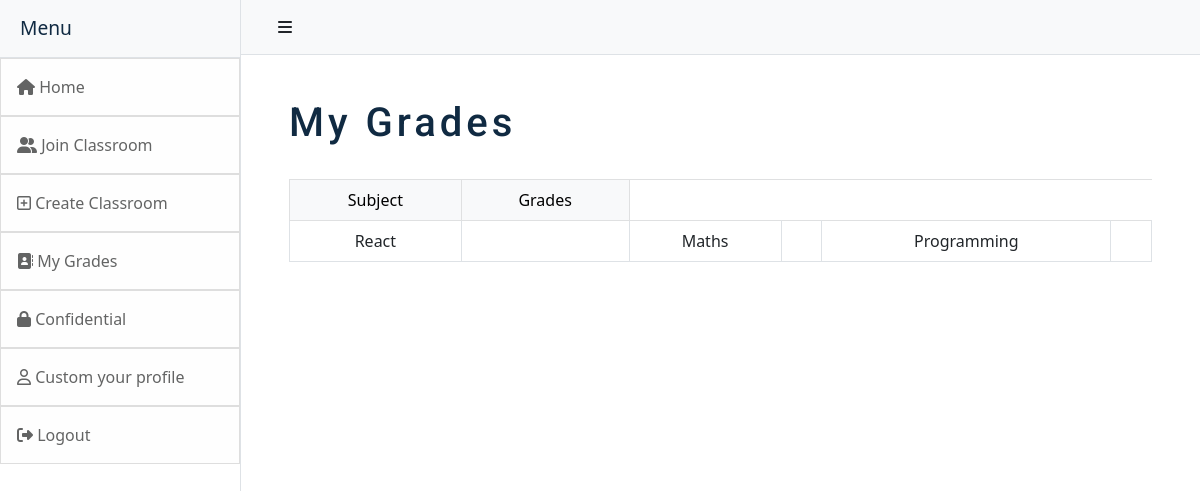
/my_grades/ (signed in), run on an earlier commit of the app's database.
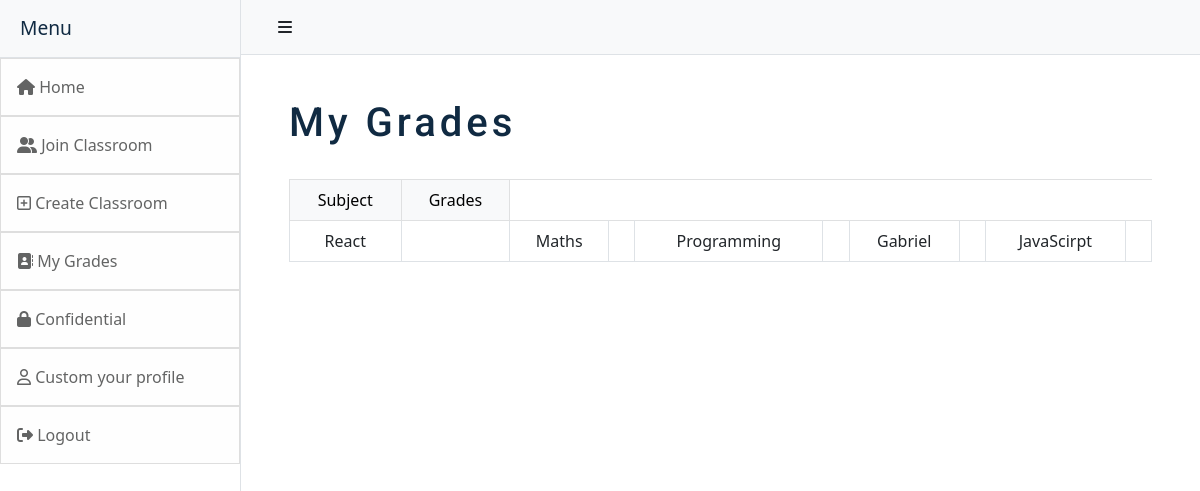
And on a later commit of the database.
### classroom/models.py (models this page shows)
class Joined(models.Model):
    user = models.ForeignKey(User, null=True, blank=True,on_delete=models.CASCADE,)
    classroom_code = models.CharField(max_length=200)
    classroom_name = models.CharField(max_length=200)
    classroom_color = models.CharField(max_length=200,null=True, blank=True)

### classroom/views.py (the view)
# urls.py: path('my_grades/',views.my_grades,name='my_grades')
def my_grades(request):
    my_classes = Joined.objects.filter(user = request.user)
    for i in my_classes:
        code = i.classroom_code
    marks = Mark.objects.filter(user=request.user)
    print(marks)
    return render(request,"my_marks.html",{'my_classes':my_classes,'marks':marks})

### classroom/templates/my_marks.html (shortened to what this page needs)
<!DOCTYPE html>
{% extends 'base.html' %}
{% block content %}
<html>
    <head>
        {% load static %}
        <link rel="stylesheet" type="text/css" href="{% static 'css/index.css' %}">
    </head>
    <body>
        <br><br>
        <div class='container'>
            <h2>My Grades</h2>
        </div><br>
        <div class="container">
            <form "method=POST" enctype='multipart/form-data'>
                <table class="table table-bordered">
                    <thead class="table-light">
                        <td><center>Subject</center></td>
                        <td><center>Grades</center></td>
                    </thead>
                    {% for j in my_classes %}
                        <td><center>{{j.classroom_name}}</center></td>
                        {% if j.user %}
                            <td>
                                <center>
                                </center>
                            </td>
                        {% endif %}
                    {% endfor %}
                </table>
            </form>
        </div>
    </body>
</html>
{% endblock %}

What changed in the data, as far as the page shows it:
added Joined: classroom_name "Gabriel"
added Joined: classroom_name "JavaScirpt"
